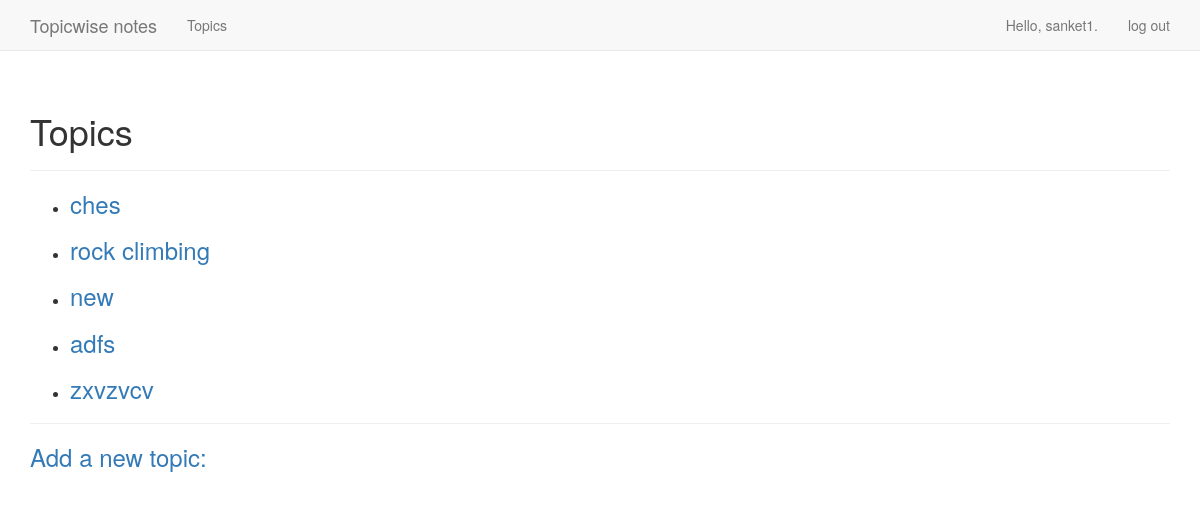
Page /topics/ (signed in) on the earlier database version.
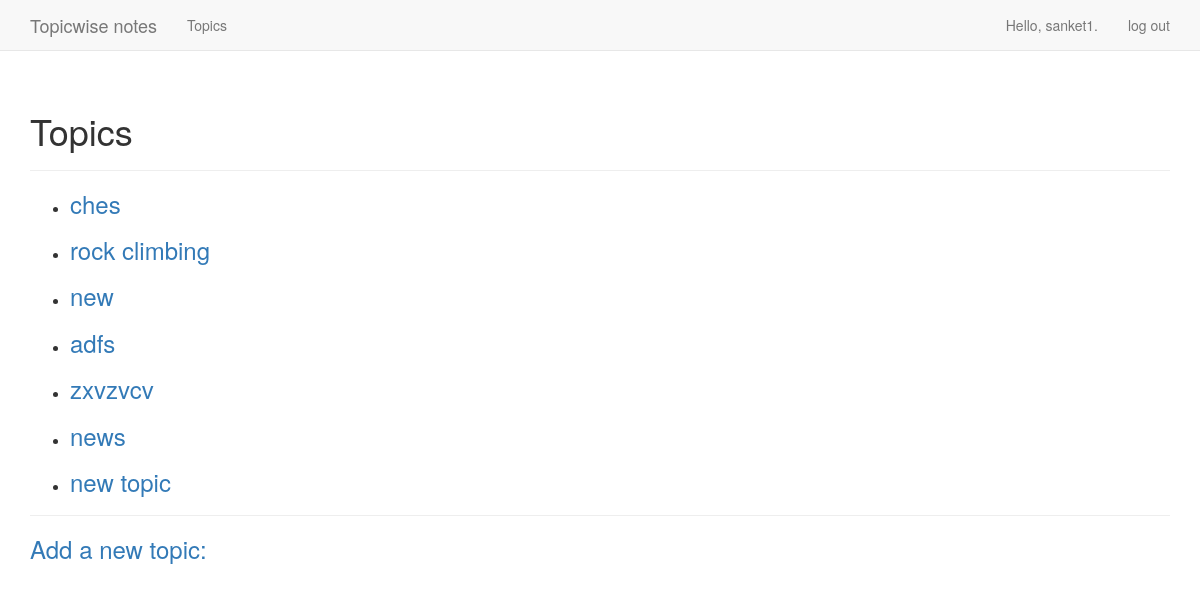
Same page on the later database version.
### learning_logs/models.py (models this page shows)
class Topic(models.Model):
    text=models.CharField(max_length=200)
    date_added=models.DateTimeField(auto_now_add=True)
    owner=models.ForeignKey(User,on_delete=models.CASCADE)
    def __str__(self):
        return self.text

### learning_logs/views.py (the view)
# urls.py: path('topics/',views.topics,name='topics'),
@login_required
def topics(request):
    topics=Topic.objects.filter(owner=request.user).order_by('date_added')
    context={'topics':topics}
    return render(request,'learning_logs/topics.html',context)

### learning_logs/templates/learning_logs/topics.html
{% extends "learning_logs/base.html"%}
{% block header %}
<h1>Topics</h1>
{% endblock header %}
{% block content %}
<ul>
    {% for x in topics %}
    <li>
        <h3> <a href="{% url 'learning_logs:thetopics' x.id %}">{{x}}</a></h3>
    </li>
    {% empty %}
    <li>"no item present"</li>
    {% endfor %}
</ul>
<hr>
<h3><a href="{% url 'learning_logs:new_topic' %}">Add a new topic:</a>
</h3>
{% endblock content %}

### learning_logs/templates/learning_logs/base.html (shortened to what this page needs)
{% load bootstrap3 %}
<!DOCTYPE html>
<html lang="en">
<head>
    {% bootstrap_css %}
</head>
<body>
    <nav class="navbar navbar-default navbar-static-top">
        <div class="container">
            <div class="navbar-header">
                <a class="navbar-brand" href="{% url 'learning_logs:index' %}">
                    Topicwise notes</a>
            </div>
            <div id="navbar" class="navbar-collapse collapse">
                <ul class="nav navbar-nav">
                    <li><a href="{% url 'learning_logs:topics' %}">Topics</a></li>
                </ul>
                <ul class="nav navbar-nav navbar-right">
                    {% if user.is_authenticated %}
                    <li><a>Hello, {{ user.username }}.</a></li>
                    <li><a href="{% url 'users:logout' %}">log out</a></li>
                    {% else %}
                    <li><a href="{% url 'users:register' %}">register</a></li>
                    <li><a href="{% url 'users:login' %}">log in</a></li>
                    {% endif %}
                </ul>
            </div>
        </div>
    </nav>
    <div class="container">
        <div class="page-header">
            {% block header %}{% endblock header %}
        </div>
        <div>
            {% block content %}{% endblock content %}
        </div>
    </div>
</body>
</html>

Differences in the rows shown:
added Topic: text "news"
added Topic: text "new topic"
